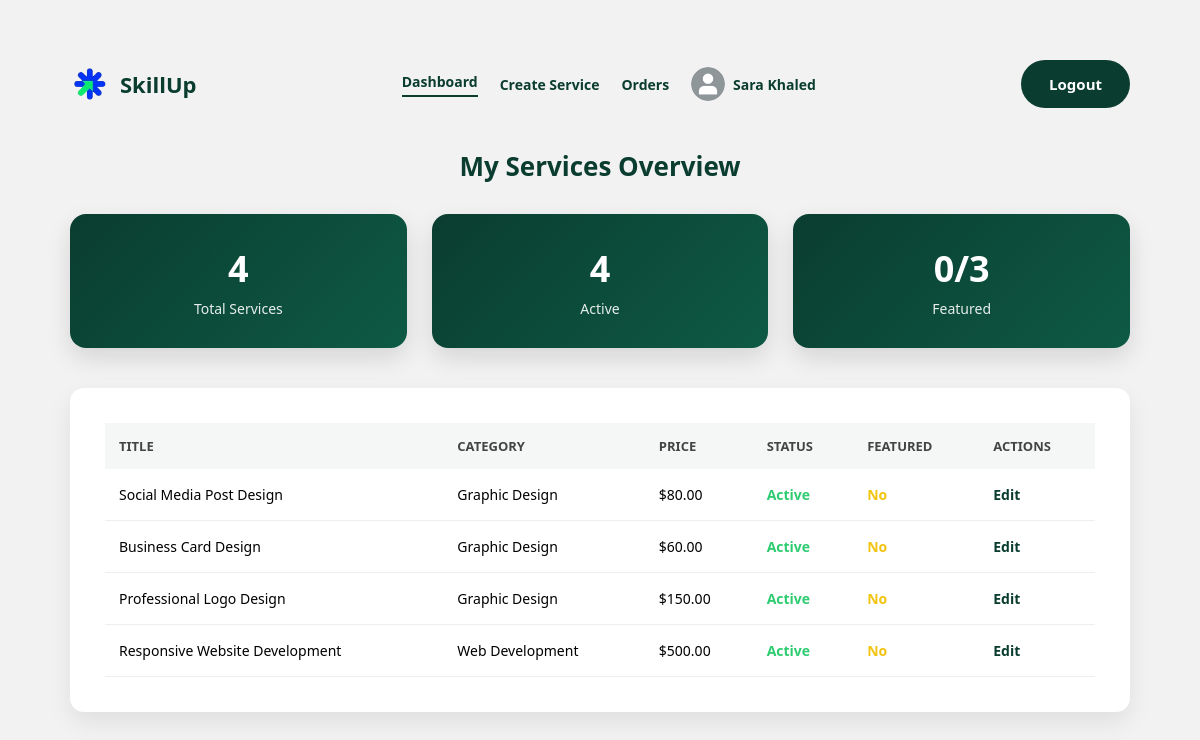
Screenshot of /freelancer-home.php (signed in) with the database file from the repository.
### tables this page shows
CREATE TABLE `users` (
  `user_id` varchar(10) NOT NULL,
  `first_name` varchar(50) NOT NULL,
  `last_name` varchar(50) NOT NULL,
  `email` varchar(100) NOT NULL,
  `password` varchar(255) NOT NULL,
  `phone` varchar(10) NOT NULL,
  `age` int(11) DEFAULT NULL,
  `country` varchar(50) NOT NULL,
  `city` varchar(50) NOT NULL,
  `bio` text DEFAULT NULL,
  `role` enum('Client','Freelancer') NOT NULL,
  `status` enum('Active','Inactive') NOT NULL DEFAULT 'Active',
  `profile_photo` varchar(255) DEFAULT NULL,
  `registration_date` timestamp NOT NULL DEFAULT current_timestamp(),
  `failed_attempts` int(11) DEFAULT 0,
  `last_failed_attempt` datetime DEFAULT NULL,
  `lock_until` datetime DEFAULT NULL,
  `professional_title` varchar(150) DEFAULT NULL,
  `professional_bio` text DEFAULT NULL,
  `skills` text DEFAULT NULL,
  `experience_years` int(11) DEFAULT NULL
);

CREATE TABLE `services` (
  `service_id` varchar(10) NOT NULL,
  `freelancer_id` varchar(10) NOT NULL,
  `title` varchar(200) NOT NULL,
  `category` varchar(100) NOT NULL,
  `subcategory` varchar(100) NOT NULL,
  `description` text NOT NULL,
  `price` decimal(10,2) NOT NULL,
  `delivery_time` int(11) NOT NULL,
  `revisions_included` int(11) NOT NULL,
  `image_1` varchar(255) NOT NULL,
  `image_2` varchar(255) DEFAULT NULL,
  `image_3` varchar(255) DEFAULT NULL,
  `service_image` varchar(255) NOT NULL,
  `status` enum('Active','Inactive') DEFAULT 'Active',
  `featured_status` enum('Yes','No') DEFAULT 'No',
  `created_date` timestamp NOT NULL DEFAULT current_timestamp()
);

### freelancer-home.php (the view, shortened to what this page needs)
<?php
require 'db.php.inc';
$freelancerId = $_SESSION['user_id'];
$userName = 'My Profile';
$profilePhoto = 'images/default_picture.png';
$stmt = $pdo->prepare("SELECT first_name, last_name, profile_photo FROM users WHERE user_id = ?");
$stmt->execute([$freelancerId]);
$user = $stmt->fetch(PDO::FETCH_ASSOC);
if ($user) {
    $userName = $user['first_name'] . ' ' . $user['last_name'];
}
$stmt = $pdo->prepare("
    SELECT
        COUNT(*) AS total,
        SUM(status = 'Active') AS active,
        SUM(featured_status = 'Yes') AS featured
    FROM services
    WHERE freelancer_id = ?
");
$stmt->execute([$freelancerId]);
$stats = $stmt->fetch();
$stmt = $pdo->prepare("
    SELECT *
    FROM services
    WHERE freelancer_id = ?
    ORDER BY created_date DESC
");
$stmt->execute([$freelancerId]);
$services = $stmt->fetchAll(PDO::FETCH_ASSOC);
?>
<!DOCTYPE html>
<html lang="en">
<head>
    <link rel="stylesheet" href="freelancer.css">
</head>
<body>
<div class="page-container">
    <div class="app-header">
        <div class="brand">
            <img src="images/logo.png" alt="SkillUp">
            <span>SkillUp</span>
        </div>
        <nav class="main-nav">
            <a href="freelancer-home.php" class="active">Dashboard</a>
            <a href="create-service.php">Create Service</a>
            <a href="freelancer-orders.php">Orders</a>
            <a href="profile.php" class="profile-link">
                <img src="<?= htmlspecialchars($profilePhoto) ?>" class="profile-pic">
                <span><?= htmlspecialchars($userName) ?></span>
            </a>
        </nav>
        <button onclick="location.href='logout.php'" class="btn-primary">
            Logout
        </button>
    </div>
    <main class="container dashboard-page">
        <h2>My Services Overview</h2>
        <div class="stats-grid">
            <div class="stat-card">
                <h3><?= $stats['total'] ?></h3>
                <p>Total Services</p>
            </div>
            <div class="stat-card">
                <h3><?= $stats['active'] ?></h3>
                <p>Active</p>
            </div>
            <div class="stat-card">
                <h3><?= $stats['featured'] ?>/3</h3>
                <p>Featured</p>
            </div>
        </div>
        <div class="card">
            <table class="services-table">
                <thead>
                    <tr>
                        <th>Title</th>
                        <th>Category</th>
                        <th>Price</th>
                        <th>Status</th>
                        <th>Featured</th>
                        <th>Actions</th>
                    </tr>
                </thead>
                <tbody>
                <?php foreach ($services as $service): ?>
                    <tr>
                        <td><?= htmlspecialchars($service['title']) ?></td>
                        <td><?= htmlspecialchars($service['category']) ?></td>
                        <td>$<?= number_format($service['price'], 2) ?></td>
                        <td><?= $service['status'] ?></td>
                        <td><?= $service['featured_status'] ?></td>
                        <td>
                            <a class="action-link" href="edit-service.php?id=<?= $service['service_id'] ?>">
                                Edit
                            </a>
                        </td>
                    </tr>
                <?php endforeach; ?>
                </tbody>
            </table>
        </div>
    </main>
</div>
</body>
</html>

### freelancer.css (style rules this page uses)
* { margin: 0; padding: 0; box-sizing: border-box; font-family: "Segoe UI", Tahoma, Geneva, Verdana, sans-serif; }
body { background: #f2f2f2; }
.page-container { max-width: 1100px; margin: 40px auto; padding: 20px; }
.app-header { display: flex; justify-content: space-between; align-items: center; margin-bottom: 40px; }
.brand { display: flex; align-items: center; gap: 10px; }
.brand img { width: 40px; }
.brand span { font-size: 22px; font-weight: bold; color: #0a3d2f; }
.main-nav { display: flex; align-items: center; gap: 22px; }
.main-nav a { text-decoration: none; font-size: 14px; font-weight: 600; color: #0a3d2f; }
.main-nav a.active { border-bottom: 2px solid #0a3d2f; padding-bottom: 4px; }
.profile-link { display: flex; align-items: center; gap: 8px; }
.profile-pic { width: 34px; height: 34px; border-radius: 50%; object-fit: cover; }
.btn-primary { padding: 14px 28px; background: #0a3d2f; color: #fff; border: none; border-radius: 30px; font-size: 15px; font-weight: 600; cursor: pointer; transition: background 0.2s ease, transform 0.1s ease; }
.container { background: transparent; }
.container h2 { text-align: center; margin-bottom: 30px; font-size: 26px; color: #0a3d2f; }
.card { background: #ffffff; padding: 35px; border-radius: 14px; box-shadow: 0 10px 25px rgba(0,0,0,0.08); }
.stats-grid { display: grid; grid-template-columns: repeat(auto-fit, minmax(220px, 1fr)); gap: 25px; margin-bottom: 40px; }
.stat-card { background: linear-gradient(135deg, #0a3d2f, #0e5a44); color: #fff; padding: 30px; border-radius: 16px; text-align: center; box-shadow: 0 10px 25px rgba(0,0,0,0.12); transition: transform 0.2s ease; }
.stat-card h3 { font-size: 36px; margin-bottom: 6px; }
.stat-card p { font-size: 14px; opacity: 0.9; }
.services-table { width: 100%; border-collapse: collapse; }
.services-table thead { background: #f5f7f6; }
.services-table th { padding: 14px; text-align: left; font-size: 13px; color: #444; text-transform: uppercase; }
.services-table td { padding: 16px 14px; font-size: 14px; border-bottom: 1px solid #eee; }
.services-table td:nth-child(4), .services-table td:nth-child(5) { font-weight: 600; }
.services-table td:nth-child(4) { color: #2ecc71; }
.services-table td:nth-child(5) { color: #f1c40f; }
.action-link { color: #0a3d2f; font-weight: 600; text-decoration: none; }

### rows the page displays
users: userName "Sara Khaled"
services: title "Social Media Post Design", category "Graphic Design", price "80.00", status "Active", featured_status "No"
services: title "Business Card Design", category "Graphic Design", price "60.00", status "Active", featured_status "No"
services: title "Professional Logo Design", category "Graphic Design", price "150.00", status "Active", featured_status "No"
services: title "Responsive Website Development", category "Web Development", price "500.00", status "Active", featured_status "No"

### other values shown
$stats['total'] "4"
$stats['active'] "4"
$stats['featured'] "0"
